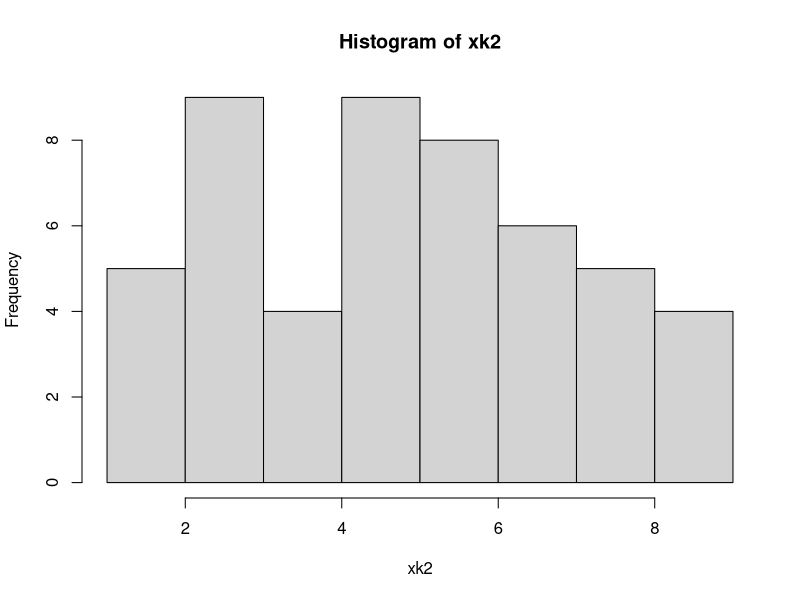
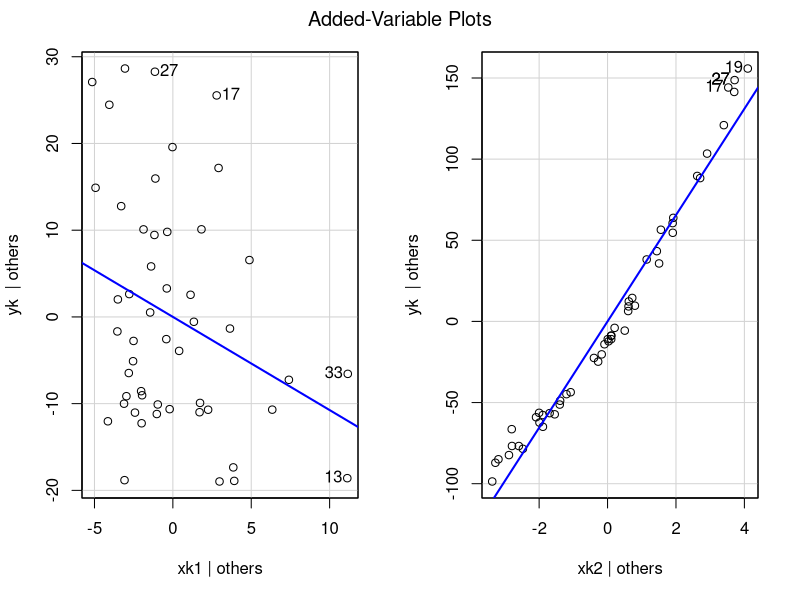
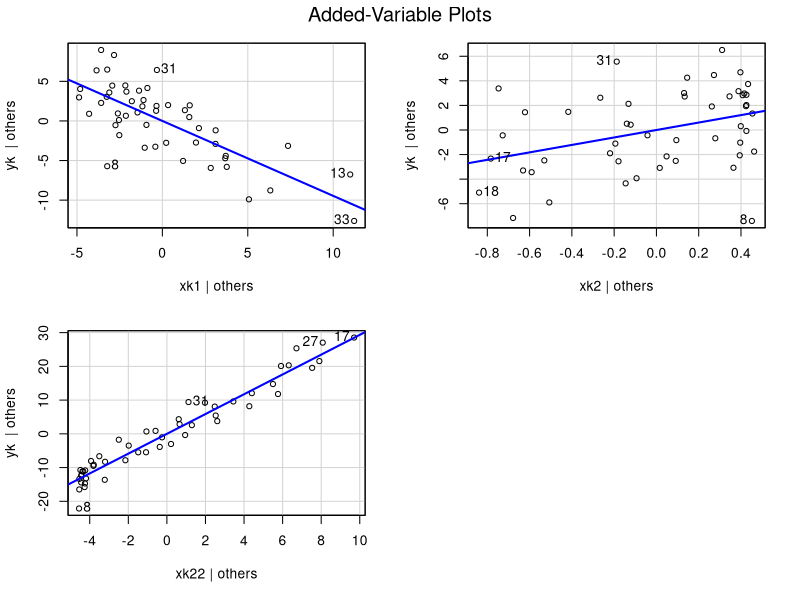
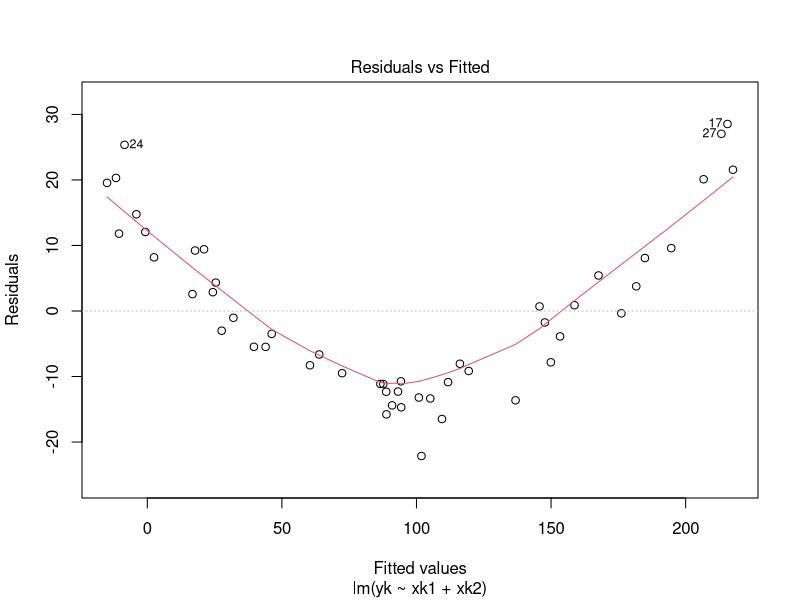
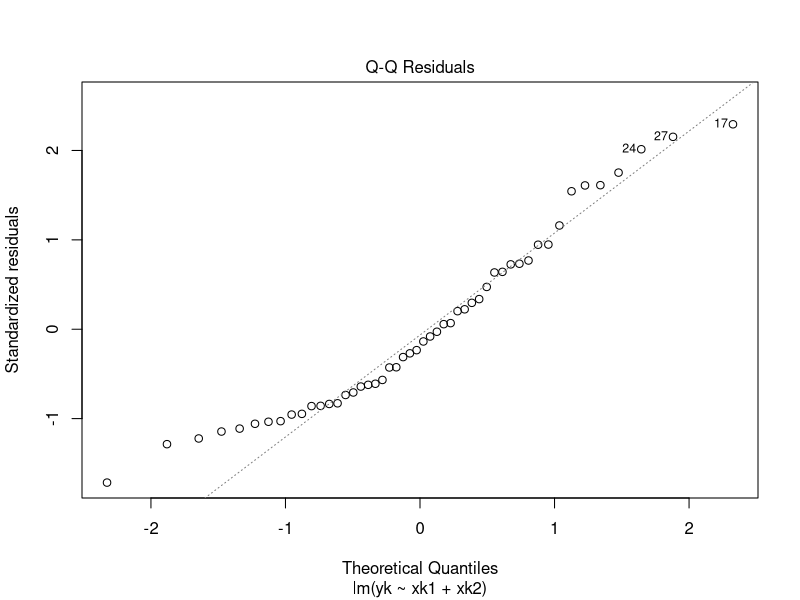
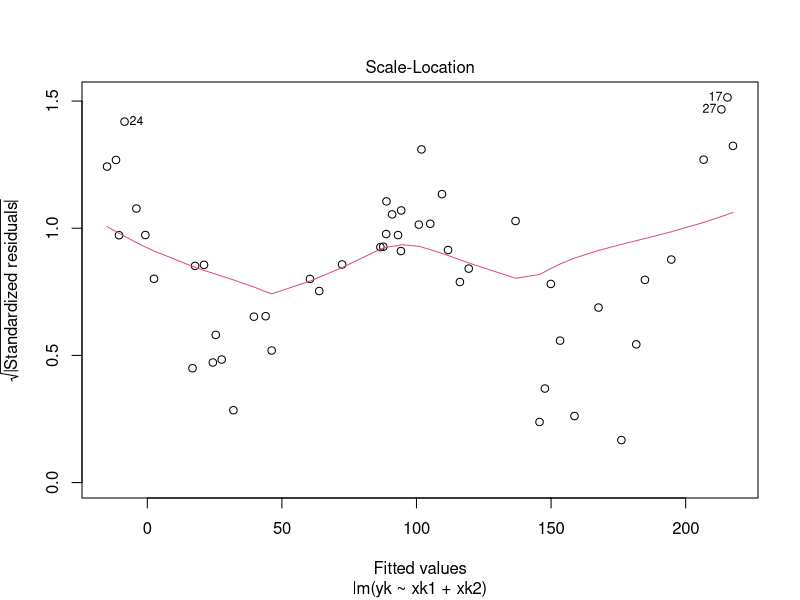
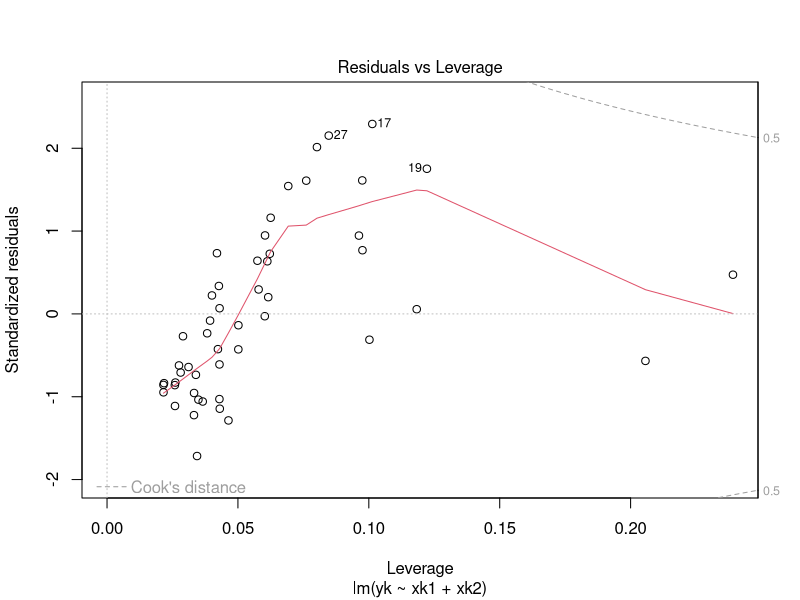
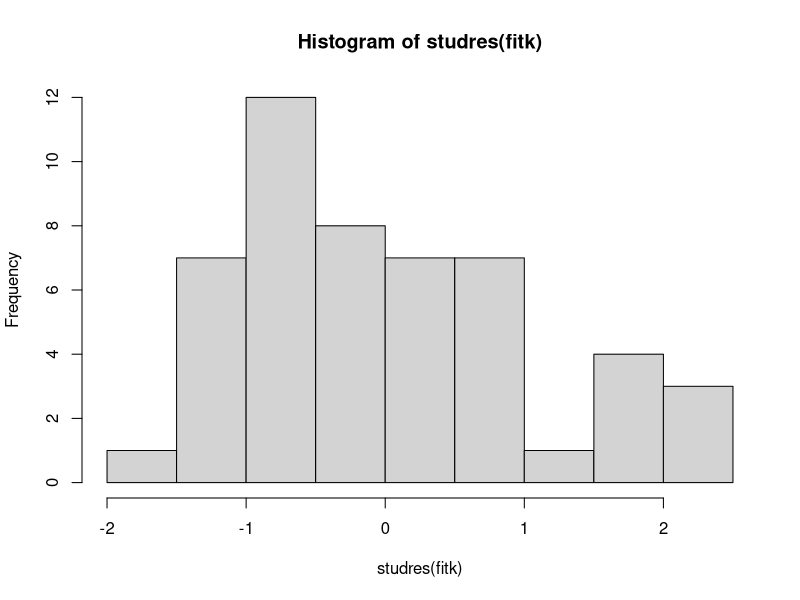

These figures' R source, in order:
## ---- chunk 1
install.packages("car")
install.packages("MASS")
## ---- chunk 2
library(car)
library(MASS)
## ---- chunk 3
xk1<-round(rexp(50,rate=0.2))
table(xk1)
## ---- chunk 4
xk2<-round(runif(50,1,9),1)
hist(xk2)
xk22<-xk2^2
## ---- chunk 5
ek<-rnorm(50,0,3)
yk<--0.9*xk1+2*xk2+3*xk22+ek
dk<-data.frame(yk=yk,xk1=xk1,xk2=xk2,xk22=xk22)
## ---- chunk 6
fitk<-lm(yk~xk1+xk2)
summary(fitk)
## ---- chunk 7
car::avPlots(fitk)
## ---- chunk 8
fitkn<-lm(yk~xk1+xk2+xk22)
summary(fitkn)
avPlots(fitkn)
## ---- chunk 9
plot(fitk)
## ---- chunk 10
summary(studres(fitk)) #summary statistics
hist(studres(fitk)) #histogram
## ---- chunk 11
plot(fitkn)
## ---- chunk 12
summary(studres(fitkn)) #summary statistics
hist(studres(fitkn)) #histogram
